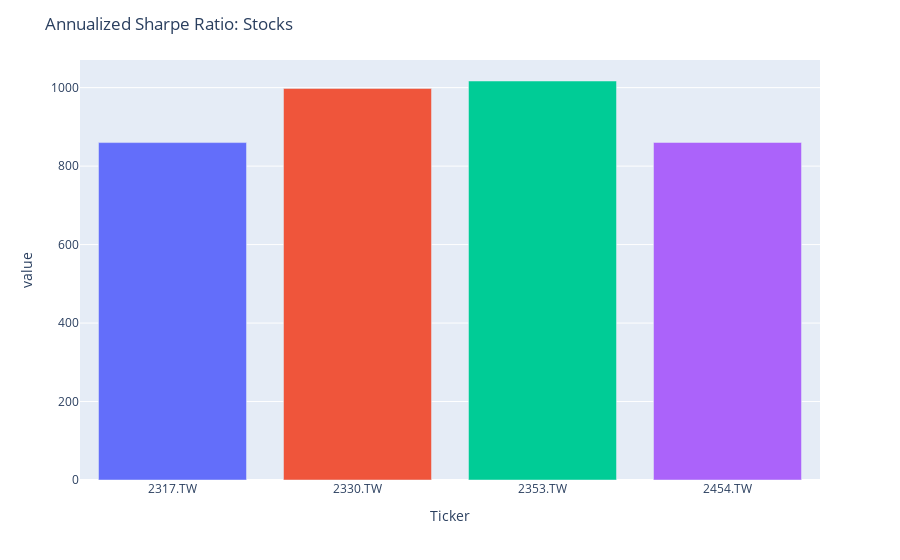

Notebook source saved alongside this figure:
### Markdown cell above
### **Sharpe Ratio**

Developed by Nobel Laureate William F. Sharpe, the Sharpe Ratio is a measure for calculating risk-adjusted return and has been the industry standard for such calculations.

$$
Sharpe = \frac{R_P - R_f}{\sigma_p}
$$

- $R_p$ = portfolio return
- $R_f$ = risk-free rate
- $\sigma_p$ = standard deviation of the portfolio's excess return

The Sharpe Ratio is the mean (portfolio return - the risk-free rate) % standard deviation.

### Code cell
daily_sharpe_ratio = avg_return.div(sd_return) # (avg_return - 0.0)/sd_return

# annualized Sharpe ratio for trading days in a year (5 days, 52 weeks, no holidays)
annual_factor = np.sqrt(252)
annual_sharpe_ratio = daily_sharpe_ratio.mul(annual_factor)

fig = px.bar(annual_sharpe_ratio, color=annual_sharpe_ratio.index)
fig.update_layout(showlegend=False, title='Annualized Sharpe Ratio: Stocks')
fig.show()

### Figure 1 — Plotly figure (JSON) as saved in the notebook; plotly's stock layout.template omitted (floating-point values rounded to 4 significant figures)
{"data": [{"alignmentgroup": "True", "hovertemplate": "Ticker=%{x}<br>value=%{y}<extra></extra>", "legendgroup": "2317.TW", "marker": {"color": "#636efa", "pattern": {"shape": ""}}, "name": "2317.TW", "offsetgroup": "2317.TW", "orientation": "v", "showlegend": true, "textposition": "auto", "type": "bar", "x": ["2317.TW"], "xaxis": "x", "y": [859.9], "yaxis": "y"}, {"alignmentgroup": "True", "hovertemplate": "Ticker=%{x}<br>value=%{y}<extra></extra>", "legendgroup": "2330.TW", "marker": {"color": "#EF553B", "pattern": {"shape": ""}}, "name": "2330.TW", "offsetgroup": "2330.TW", "orientation": "v", "showlegend": true, "textposition": "auto", "type": "bar", "x": ["2330.TW"], "xaxis": "x", "y": [998.0], "yaxis": "y"}, {"alignmentgroup": "True", "hovertemplate": "Ticker=%{x}<br>value=%{y}<extra></extra>", "legendgroup": "2353.TW", "marker": {"color": "#00cc96", "pattern": {"shape": ""}}, "name": "2353.TW", "offsetgroup": "2353.TW", "orientation": "v", "showlegend": true, "textposition": "auto", "type": "bar", "x": ["2353.TW"], "xaxis": "x", "y": [1017.0], "yaxis": "y"}, {"alignmentgroup": "True", "hovertemplate": "Ticker=%{x}<br>value=%{y}<extra></extra>", "legendgroup": "2454.TW", "marker": {"color": "#ab63fa", "pattern": {"shape": ""}}, "name": "2454.TW", "offsetgroup": "2454.TW", "orientation": "v", "showlegend": true, "textposition": "auto", "type": "bar", "x": ["2454.TW"], "xaxis": "x", "y": [860.3], "yaxis": "y"}], "layout": {"barmode": "relative", "legend": {"title": {"text": "Ticker"}, "tracegroupgap": 0}, "margin": {"t": 60}, "showlegend": false, "title": {"text": "Annualized Sharpe Ratio: Stocks"}, "xaxis": {"anchor": "y", "categoryarray": ["2317.TW", "2330.TW", "2353.TW", "2454.TW"], "categoryorder": "array", "domain": [0, 1], "title": {"text": "Ticker"}}, "yaxis": {"anchor": "x", "domain": [0, 1], "title": {"text": "value"}}}}
